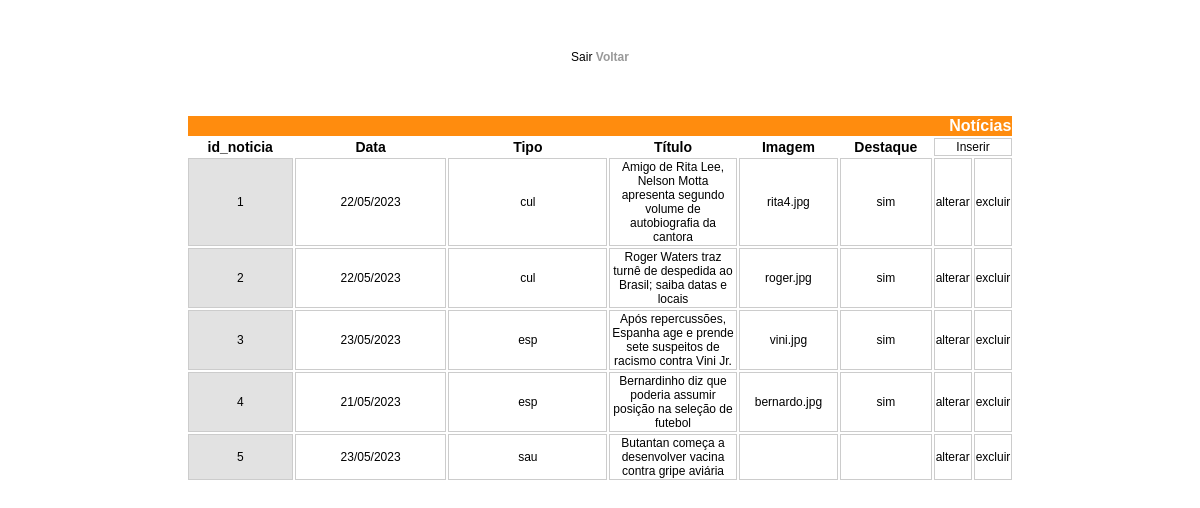
The app's page /admin/noticia.php (signed in) with its own data.
### tables this page shows
CREATE TABLE `noticias` (
  `id_noticia` int(11) NOT NULL,
  `data` date DEFAULT NULL,
  `tipo` char(3) DEFAULT NULL,
  `titulo` tinytext DEFAULT NULL,
  `resumo` mediumtext DEFAULT NULL,
  `texto` longtext DEFAULT NULL,
  `imagem` varchar(30) DEFAULT NULL,
  `destaque` enum('sim','nao') DEFAULT NULL,
  `ativo` enum('s','n') NOT NULL DEFAULT 's'
);

### inc/funcoes.php (called while the page is built, shortened)
<?php
	function dataSqlToHml(string $dataSql):string
	{
		$dataArray = explode('-', $dataSql);
		$dataArray = array_reverse($dataArray);
		$dataHtml = implode('/', $dataArray);
		return $dataHtml;
	}

### admin/noticia.php (the view, shortened to what this page needs)
<?php
  include_once '../inc/conecta.php';
  include_once '../inc/funcoes.php';
  $sql = "select * from noticias where ativo='s';";
  $result = mysqli_query($conn,$sql);
  include_once '../inc/cabecalho.php';
?>
<div  class="texto center" style="margin:50px 0;"> Sair <a href="admin.php" class="texto">Voltar</a></div>
	    <table width="70%" style="margin:auto"  >
          <tr>
            <td colspan="9" class="tabela_cabecalho"><div >Notícias</div></td>
          </tr>
          <tr>
            <td width="14%" class="texto_rotulo"><div  class="rotulo_tabela center">id_noticia</div></td>
            <td width="21%" class="texto_rotulo"><div  class="rotulo_tabela center">Data</div></td>
            <td width="23%" class="texto_rotulo"><div  class="rotulo_tabela center">Tipo</div></td>
            <td width="17%" class="texto_rotulo"><div  class="rotulo_tabela center">Título</div></td>
            <td width="13%" class="texto_rotulo"><div  class="rotulo_tabela center">Imagem</div></td>
            <td width="13%" class="texto_rotulo"><div  class="rotulo_tabela center">Destaque</div></td>
            <td colspan="2" class="borda_celula"><div  class="texto center">Inserir</div></td>
            </tr>
<?php while ($linha = mysqli_fetch_assoc($result)):
  extract($linha);
?>
          <tr>
            <td class="fundo_celula"><div  class="texto center"><?=$id_noticia?></div></td>
            <td class="borda_celula"><div  class="texto center"><?=dataSqlToHml($data)?></div></td>
            <td class="borda_celula"><div  class="texto center"><?=$tipo ?></div></td>
            <td class="borda_celula"><div  class="texto center"><?=$titulo?></div></td>
            <td class="borda_celula"><div  class="texto center"><?=$imagem?></div></td>
            <td class="borda_celula"><div  class="texto center"><?=$destaque?></div></td>
            <td width="13%" class="borda_celula"><div  class="texto center">alterar</div></td>
            <td width="12%" class="borda_celula"><div  class="texto center">excluir</div></td>
          </tr>
<?php endwhile ?>
        </table>
<?php
  include_once '../inc/rodape.php';
?>

### inc/cabecalho.php (shortened to what this page needs)
<!DOCTYPE html>
<html lang="pt-br">
<head>
    <?php
        if(isset($publica)){
            echo '<link href="estilos/estilos.css" rel="stylesheet" type="text/css" />';
        }else{
            echo '<link href="../estilos/estilos.css" rel="stylesheet" type="text/css" />';
        }
    ?>
</head>
<body>

### inc/rodape.php
    </body>
</html>

### estilos/estilos.css (style rules this page uses)
a:link { font-weight: bold; color: #999999; text-decoration: none; }
.fundo_celula { background-color: #E2E2E2; border: thin solid #CCCCCC; }
.tabela_cabecalho { background-color: #FF8C0E; font-family: Arial, Helvetica, sans-serif; font-weight: bold; color: #FFFFFF; text-align: right; }
.texto { font-family: Arial, Helvetica, sans-serif; font-size: 12px; }
.texto_rotulo { font-family: Arial, Helvetica, sans-serif; font-size: 14px; font-weight: bold; color: #000000; }
.borda_celula { border: thin solid #CCCCCC; }
.center { text-align: center; }

### records on screen
noticias: id_noticia "1", data "22/05/2023", tipo "cul", titulo "Amigo de Rita Lee, Nelson Motta apresenta segundo volume de autobiografia da cantora", imagem "rita4.jpg", destaque "sim"
noticias: id_noticia "2", data "22/05/2023", tipo "cul", titulo "Roger Waters traz turnê de despedida ao Brasil; saiba datas e locais", imagem "roger.jpg", destaque "sim"
noticias: id_noticia "3", data "23/05/2023", tipo "esp", titulo "Após repercussões, Espanha age e prende sete suspeitos de racismo contra Vini Jr.", imagem "vini.jpg", destaque "sim"
noticias: id_noticia "4", data "21/05/2023", tipo "esp", titulo "Bernardinho diz que poderia assumir posição na seleção de futebol", imagem "bernardo.jpg", destaque "sim"
noticias: id_noticia "5", data "23/05/2023", tipo "sau", titulo "Butantan começa a desenvolver vacina contra gripe aviária"
